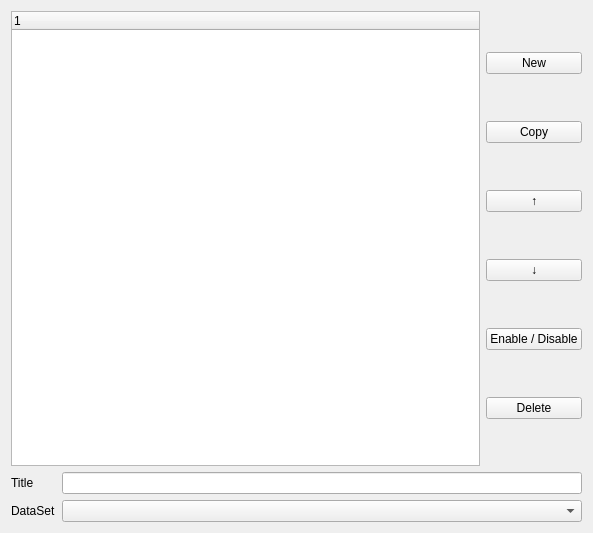
<?xml version="1.0" encoding="UTF-8"?>
<ui version="4.0">
 <class>Form</class>
 <widget class="QWidget" name="Form">
  <property name="geometry">
   <rect>
    <x>0</x>
    <y>0</y>
    <width>593</width>
    <height>533</height>
   </rect>
  </property>
  <property name="windowTitle">
   <string>Form</string>
  </property>
  <layout class="QVBoxLayout" name="verticalLayout_3">
   <item>
    <layout class="QHBoxLayout" name="horizontalLayout">
     <item>
      <widget class="QTreeWidget" name="graphSetTreeWidget">
       <column>
        <property name="text">
         <string notr="true">1</string>
        </property>
       </column>
      </widget>
     </item>
     <item>
      <layout class="QVBoxLayout" name="verticalLayout">
       <item>
        <widget class="QPushButton" name="graphSetNewButton">
         <property name="text">
          <string>New</string>
         </property>
        </widget>
       </item>
       <item>
        <widget class="QPushButton" name="graphSetCopyButton">
         <property name="text">
          <string>Copy</string>
         </property>
        </widget>
       </item>
       <item>
        <widget class="QPushButton" name="graphSetUpButton">
         <property name="text">
          <string>↑</string>
         </property>
        </widget>
       </item>
       <item>
        <widget class="QPushButton" name="graphSetDownButton">
         <property name="text">
          <string>↓</string>
         </property>
        </widget>
       </item>
       <item>
        <widget class="QPushButton" name="graphSetEnableButton">
         <property name="text">
          <string>Enable / Disable</string>
         </property>
        </widget>
       </item>
       <item>
        <widget class="QPushButton" name="graphSetDeleteButton">
         <property name="text">
          <string>Delete</string>
         </property>
        </widget>
       </item>
      </layout>
     </item>
    </layout>
   </item>
   <item>
    <layout class="QFormLayout" name="formLayout_2">
     <item row="0" column="0">
      <widget class="QLabel" name="label_2">
       <property name="text">
        <string>Title</string>
       </property>
      </widget>
     </item>
     <item row="1" column="0">
      <widget class="QLabel" name="label_3">
       <property name="text">
        <string>DataSet</string>
       </property>
      </widget>
     </item>
     <item row="0" column="1">
      <widget class="QLineEdit" name="graphSetTitleEdit"/>
     </item>
     <item row="1" column="1">
      <widget class="QComboBox" name="dataSetComboBox"/>
     </item>
    </layout>
   </item>
  </layout>
 </widget>
 <resources/>
 <connections/>
</ui>
